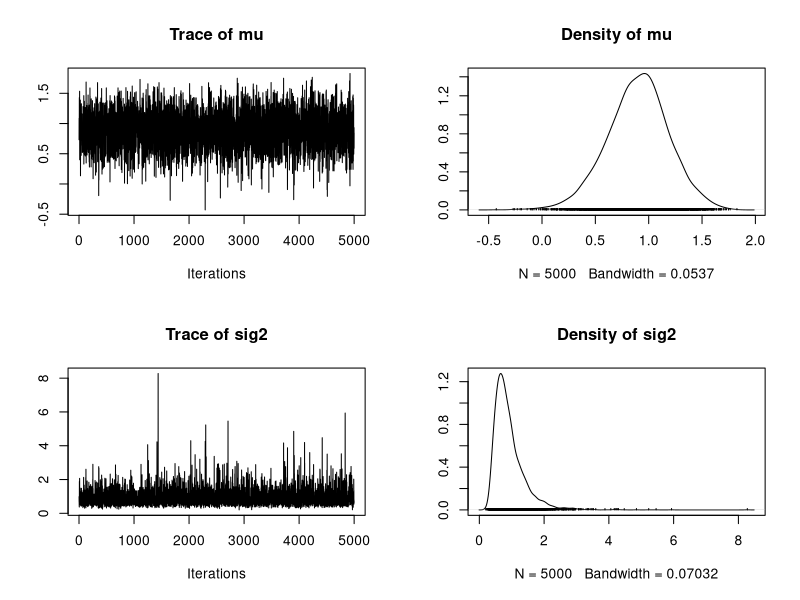

The R script that drew this image:
## ---- chunk 1
knitr::opts_chunk$set(echo = TRUE)

library(coda)
## ---- chunk 2
update_mu <- function(n, ybar, sig2, mu_0, sig2_0) {
  sig2_1 <- 1.0 / (n / sig2 + 1.0 / sig2_0)
  mu_1 <- sig2_1 * (n * ybar / sig2 + mu_0 / sig2_0)
  rnorm(n=1, mean=mu_1, sd=sqrt(sig2_1))
}

## ---- chunk 3
update_sig2 <- function(n, y, mu, nu_0, beta_0) {
  nu_1 <- nu_0 + n / 2.0
  sumsq <- sum( (y - mu)^2 ) # vectorized
  beta_1 <- beta_0 + sumsq / 2.0
  out_gamma <- rgamma(n=1, shape=nu_1, rate=beta_1) # rate for gamma is shape for inv-gamma
  1.0 / out_gamma # reciprocal of a gamma random variable is distributed inv-gamma
}

## ---- chunk 4
gibbs <- function(y, n_iter, init, prior) {
  ybar <- mean(y)
  n <- length(y)
  
  ## initialize
  mu_out <- numeric(n_iter)
  sig2_out <- numeric(n_iter)
  
  mu_now <- init$mu
  
  ## Gibbs sampler
  for (i in 1:n_iter) {
    sig2_now <- update_sig2(n=n, y=y, mu=mu_now, nu_0=prior$nu_0, beta_0=prior$beta_0)
    mu_now <- update_mu(n=n, ybar=ybar, sig2=sig2_now, mu_0=prior$mu_0, sig2_0=prior$sig2_0)
    
    sig2_out[i] <- sig2_now
    mu_out[i] <- mu_now
  }
  
  cbind(mu=mu_out, sig2=sig2_out)
}

## ---- chunk 5
set.seed(42)
y <- c(1.2, 1.4, -0.5, 0.3, 0.9, 2.3, 1.0, 0.1, 1.3, 1.9)
ybar <- mean(y)
n <- length(y)

## ---- chunk 6
## prior
prior <- list()
prior$mu_0 <- 0.0
prior$sig2_0 <- 1.0
prior$n_0 <- 2.0 # prior effective sample size for sig2
prior$s2_0 <- 1.0 # prior point estimate for sig2
prior$nu_0 <- prior$n_0 / 2.0 # prior parameter for inverse-gamma
prior$beta_0 <- prior$n_0 * prior$s2_0 / 2.0 # prior parameter for inverse-gamma

## ---- chunk 7
init <- list()
init$mu <- 0.0

## ---- chunk 8
post <- gibbs(y=y, n_iter=5*(1e3), init=init, prior=prior)

head(post)
## ---- chunk 9
plot(as.mcmc(post))
## ---- chunk 10
summary(as.mcmc(post))
